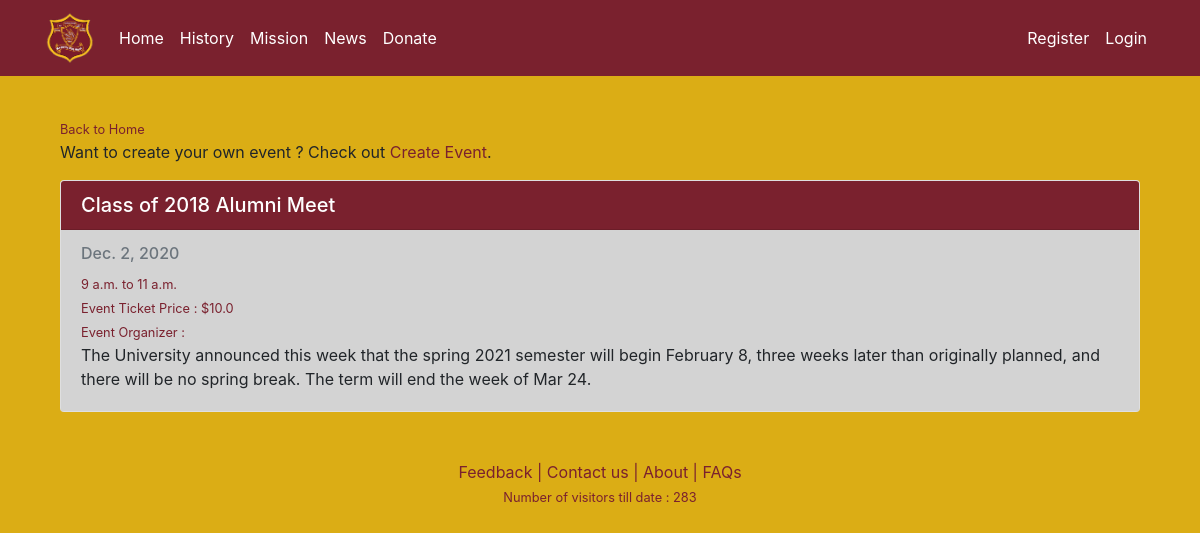
The page /alleventslist/ on the database as committed earlier.
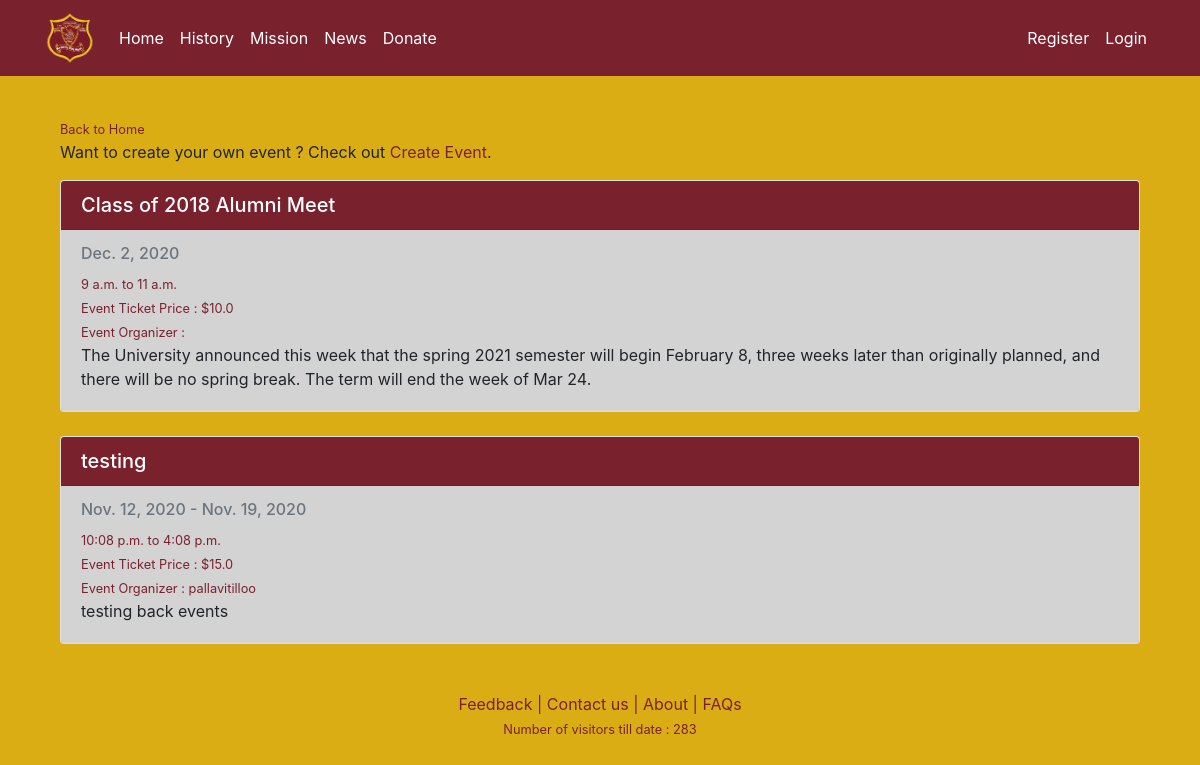
The same page on the database as committed later.
### Maggotty/models.py (models this page shows, shortened)
class Event(models.Model):
    eventName = models.CharField("Event Name", max_length=255, blank=False)
    eventDesc = models.TextField("Event Description", max_length=1024, blank=True, null=True)
    fromDate = models.DateField(blank=False)
    toDate = models.DateField(blank=False)
    startTime = models.TimeField()
    endTime = models.TimeField()
    ticket = models.FloatField("Ticket Price", null=True)
    isApproved = models.BooleanField("Is Approved", default=False)
    createdBy = models.CharField("Created By", max_length=255, editable=False)

### Maggotty/views.py (the view)
# urls.py: path("alleventslist/", views.alleventslist, name="alleventslist"),
def alleventslist(request):
    today = date.today().strftime('%Y-%m-%d')
    allEvents = Event.objects.filter(fromDate__range=["2010-01-01", today])
    return render(request, "Maggotty/alleventslist.html", {"allEvents": allEvents})

### Maggotty/templates/Maggotty/alleventslist.html (shortened to what this page needs)
{% extends "Maggotty/layout.html" %}
{% block content %}
<div class="container">
    <div class="row row-content">
        <div class="col col-sm order-sm-first col-md">
          <small><a href="{% url 'home' %}" class="redLink">Back to Home</a></small>
          <br/>
            <p>
                Want to create your own event ? Check out <a class="redLink" href="{% url 'createevent' %}">Create Event</a>.
            </p>
        </div>
    </div>
    {% for record in allEvents %}
    <div class="card">
        <h5 class="card-header text-white" style="background-color: #7a212e;">{{record.eventName}}</h5>
        <div class="card-body" style="background-color:lightgray;">
          {% if record.fromDate == record.toDate %}
            <h6 class="card-subtitle mb-2 text-muted">{{record.fromDate}}</h6>
          {% else %}
            <h6 class="card-subtitle mb-2 text-muted">{{record.fromDate}} - {{record.toDate}}</h6>
          {% endif %}
          <small class="redLink">{{record.startTime}} to {{record.endTime}}</small><br/>
          <small class="redLink">Event Ticket Price : ${{record.ticket}}</small><br/>
          <small class="redLink">Event Organizer : {{record.createdBy}}</small>
          <p class="card-text">{{record.eventDesc}}</p>
        </div>
      </div>
    <br/>
    {% endfor %}
</div>
{% endblock %}

Rows that differ between the two databases and show on the page:
added Event: eventName "testing", fromDate "Nov. 12, 2020", toDate "Nov. 19, 2020", startTime "10:08 p.m.", endTime "4:08 p.m.", ticket "15.0", createdBy "pallavitilloo", eventDesc "testing back events"
